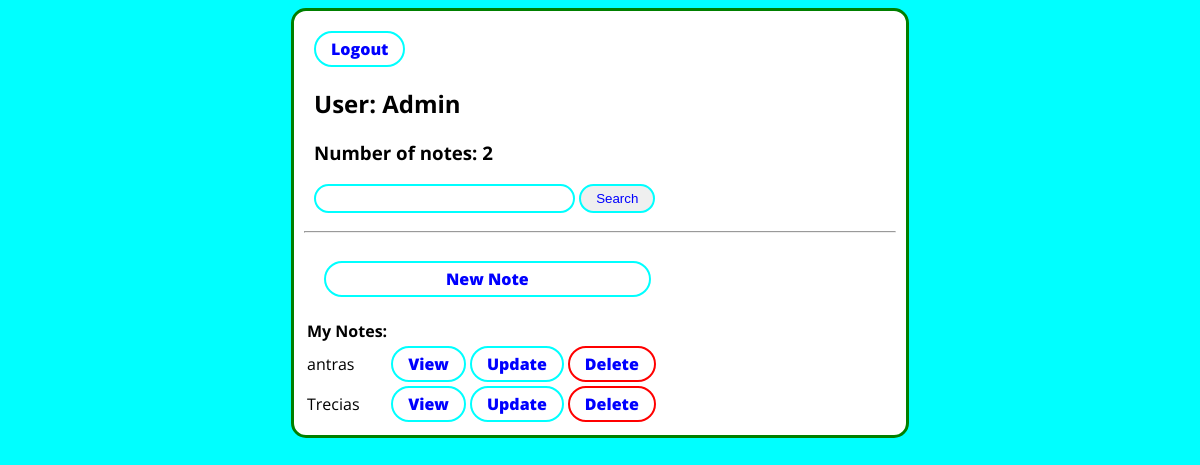
Before: / (signed in) with the older database file.
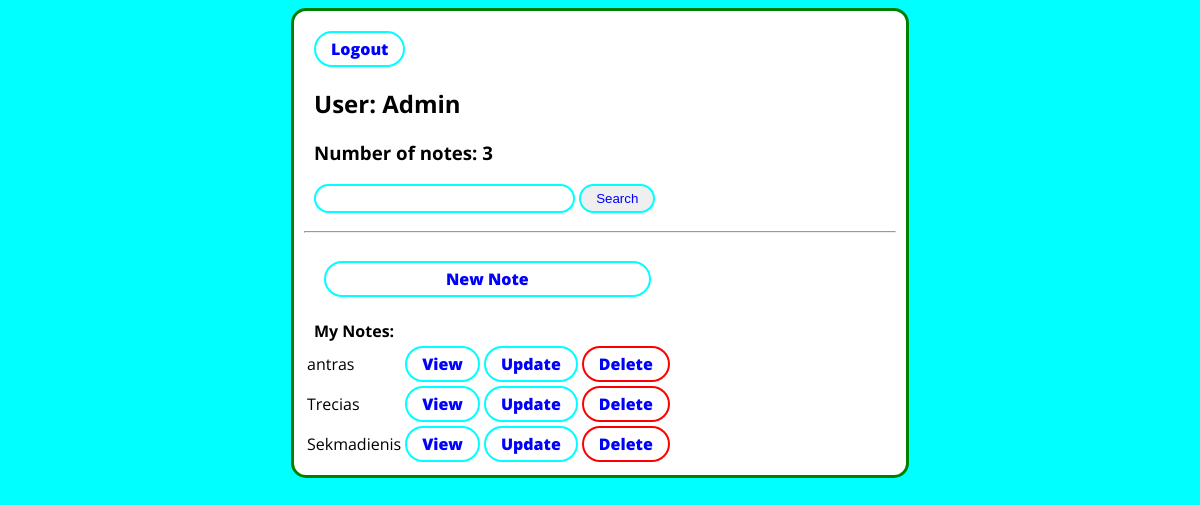
After: the same page with the newer database file.
### notesApp/models.py (models this page shows, shortened)
class Note(models.Model):
    user = models.ForeignKey(User,on_delete=models.CASCADE,null=True,blank=True)
    note_title = models.CharField(max_length=150)
    note_description = models.TextField(null=True,blank=True)
    note_complete = models.BooleanField(default=False)
    note_created = models.DateTimeField(auto_now_add=True)
    note_image = models.ImageField(null=True, blank=True)
    class Meta:
        ordering = ['note_complete']

### notesApp/views.py (the view)
# urls.py: path('',NotesList.as_view(),name='notes'),
class NotesList(LoginRequiredMixin,ListView):
    model = Note
    context_object_name = 'notes'
    def get_context_data(self, **kwargs):
        context = super().get_context_data(**kwargs)
        context['notes'] = context['notes'].filter(user=self.request.user)
        context['count'] = context['notes'].filter(note_complete=False).count()
        note_search_input = self.request.GET.get('note-search-input') or ''
        if note_search_input:
            context['notes'] = context['notes'].filter(note_title__startswith=note_search_input)
        return context

### notesApp/templates/notesApp/note_list.html (shortened to what this page needs)
<!DOCTYPE html>
<html lang="en">
<head>
</head>
<body>
{% extends 'notesApp/base.html'%}
{% block content %}
<div class="header">
    <div>
        {% if request.user.is_authenticated %}
            <a href="{% url 'logout'%}" class="logout-btn">Logout</a>
        {% else %}
            <a href="{% url 'login' %}" class="login-btn">Login</a>
        {% endif %}
        <h2>User: {{request.user|title}}</h2>
        <h3>Number of notes: {{count}} </h3>
      <form method="get">
        <input type="text" name="note-search-input" class="input-field">
        <input type="submit" value="Search" class="search-btn">
       </form>
    </div>
</div>
<hr>
    <a href="{% url 'note-create' %}" class="new-note">New Note</a>
<div class="second-container">
    <div class="table-container">
<table>
    <tr>
        <th>My Notes: </th>
    </tr>
    {% for note in notes %}
    <tr>
        <td>{{note.note_title}}</td>
        <td><a href="{% url 'note-details' note.id %}" class="view-btn">View</a> </td>
        <td><a href="{% url 'note-update' note.id %}" class="update-btn">Update</a> </td>
        <td><a href="{% url 'note-delete' note.id %}" class="delete-btn">Delete</a> </td>
    </tr>
    {% empty %}
    <p>No notes in list</p>
    {% endfor %}
</table>
    </div>
</div>
{% endblock content %}

Changed rows visible on the page:
added Note: note_title "Sekmadienis"
Other visible differences:
{{ count }}: "2" → "3"
